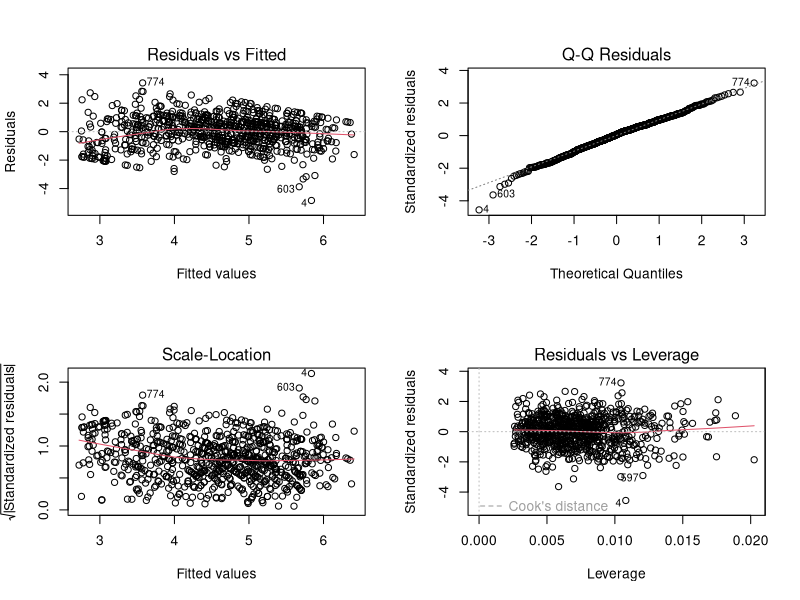

This figure's R source:
## ---- chunk 1
income <- c(1000, 1500, 4000, 7000)
mean(income)
sd(income)
## ---- chunk 2
income <- c(1000, 1500, 1300, 900)
mean(income)
sd(income)
## ---- chunk 3
data.frame(j = 1:5,
           Y = c(12, 23, 34, 54, 45), 
           X = c(10, 35, 45, 57, 87))
## ---- chunk 4
# load the data set
glbwarm <- read.csv("data/glbwarm.csv")
## ---- chunk 5
lm1 <- lm(govact ~ negemot, data = glbwarm)
## ---- chunk 6
summary(lm1)
## ---- chunk 7
lm2 <- lm(govact ~ negemot + posemot + ideology + sex + age, 
          data = glbwarm)
## ---- chunk 8
summary(lm2)
## ---- chunk 9
summary(lm2)
## ---- chunk 10
format(2.2e-16, scientific=FALSE)
## ---- chunk 11
summary(lm2)
## ---- chunk 12
summary(glbwarm$negemot)
summary(glbwarm$ideology)
## ---- chunk 13
par(mfrow=c(2,2))
plot(lm2)
## ---- chunk 14
library(lmtest)
bptest(lm2)
## ---- chunk 15
library(lmtest)
library(sandwich)

coeftest(lm2, vcov = vcovHC(lm2, type = "HC3"))
## ---- chunk 16
library(car)
car::vif(lm2)
